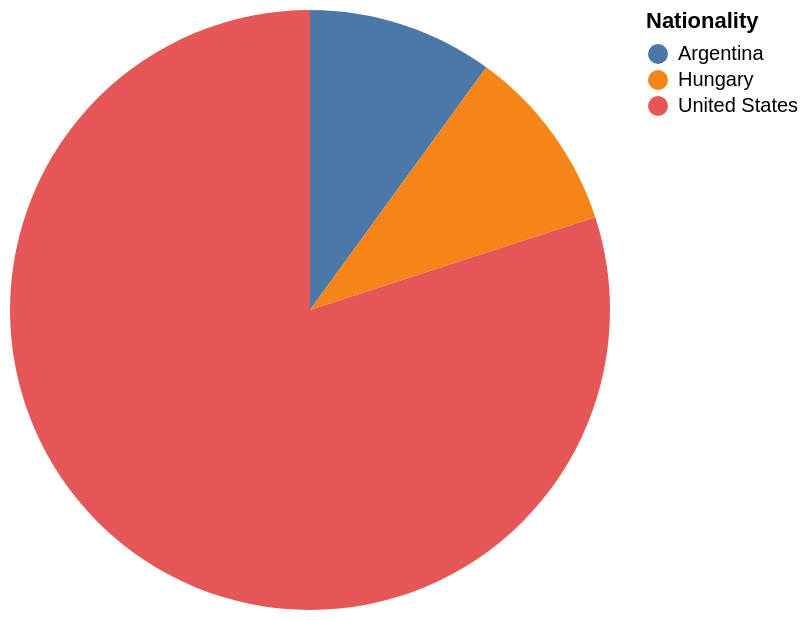

Vega-Lite specification stored for this chart:
### Vega-Lite specification from a JSON file in a GitHub repository (floating-point values rounded to 4 significant figures)
{"data": {"values": [{"x_data": "Argentina", "y_data": 1}, {"x_data": "Hungary", "y_data": 1}, {"x_data": "United States", "y_data": 8}]}, "mark": "arc", "encoding": {"theta": {"field": "y_data", "type": "quantitative", "title": "COUNT(*)"}, "color": {"field": "x_data", "type": "nominal", "title": "Nationality"}}}
